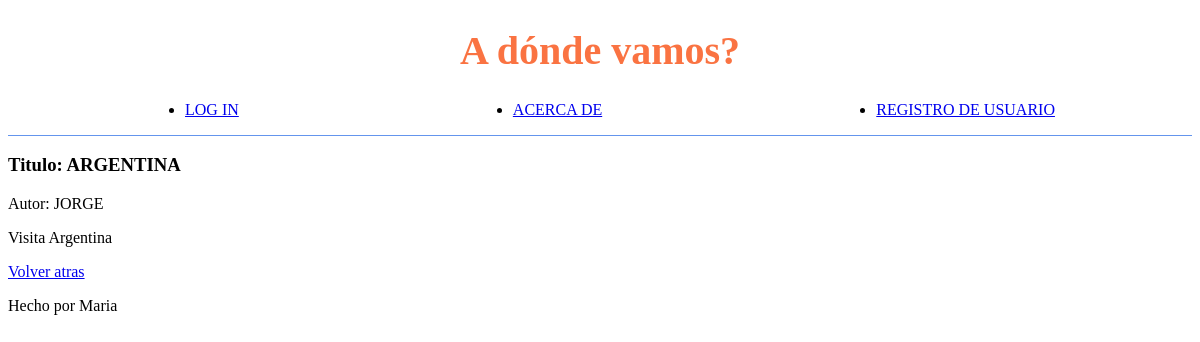
Screenshot of /post/3 with the database file from the repository.
### tables this page shows
CREATE TABLE posts(
    id INTEGER PRIMARY KEY AUTOINCREMENT,
    autor TEXT NOT NULL,
    titulo TEXT NOT NULL,
    comentario TEXT NOT NULL
);

### mine.py (the view)
@app.route('/post/<id>')
def post_id(id):
    conn, cursor = get_db_connection()
    cursor.execute("SELECT * FROM posts WHERE posts.id == ?" , id)
    post = cursor.fetchone()
    conn.close()
    return render_template("post.html" , nombre = "Maria" , post=post)

### mine.py (called while the page is built)
def get_db_connection():
    conn = sqlite3.connect('proyecto_python.db')
    cursor = conn.cursor()
    return conn, cursor

### templates/post.html (shortened to what this page needs)
{% extends "herencia.html" %}
{% block head %}
    <link rel="stylesheet" type="text/css" href="{{ url_for('static', filename='css/style.css')}}">
{% endblock %}
{% block main%}
    <main>
        <div>
            <h3>Titulo: {{ post[2] }}</h3>
            <p>Autor: {{ post[1] }}</p>
        </div>
        <div>
            <p>{{post[3]}}</p>
        </div>
        <a href="/">Volver atras</a>
    </main>
{% endblock%}

### rows the page displays
posts: titulo "ARGENTINA", autor "JORGE", comentario "Visita Argentina"

### other values shown
{{ nombre }} "Maria"
